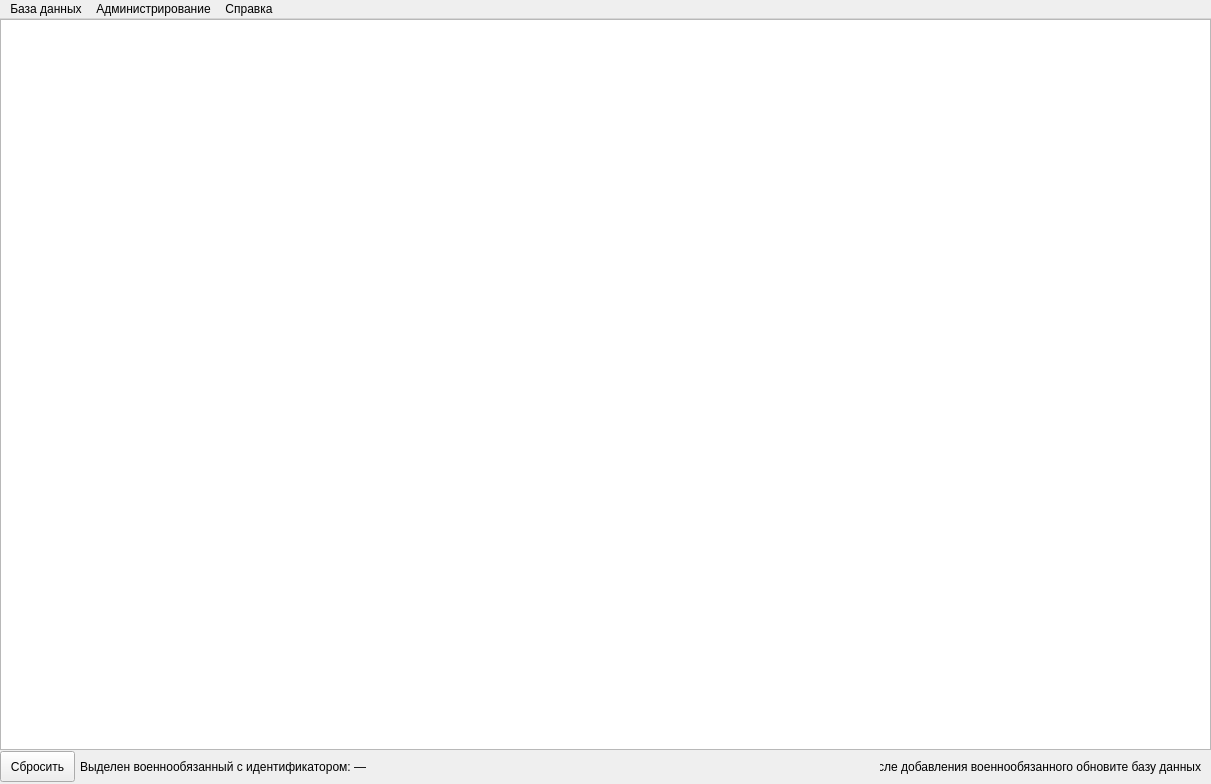
<?xml version="1.0" encoding="UTF-8"?>
<ui version="4.0">
 <class>MainTable</class>
 <widget class="QMainWindow" name="MainTable">
  <property name="geometry">
   <rect>
    <x>0</x>
    <y>0</y>
    <width>1211</width>
    <height>784</height>
   </rect>
  </property>
  <property name="minimumSize">
   <size>
    <width>1211</width>
    <height>784</height>
   </size>
  </property>
  <property name="maximumSize">
   <size>
    <width>1211</width>
    <height>784</height>
   </size>
  </property>
  <property name="windowTitle">
   <string>База данных для военкомата</string>
  </property>
  <widget class="QWidget" name="centralwidget">
   <widget class="QTableWidget" name="mainTableWidget">
    <property name="geometry">
     <rect>
      <x>0</x>
      <y>0</y>
      <width>1211</width>
      <height>731</height>
     </rect>
    </property>
    <property name="sizePolicy">
     <sizepolicy hsizetype="Ignored" vsizetype="Ignored">
      <horstretch>1</horstretch>
      <verstretch>1</verstretch>
     </sizepolicy>
    </property>
    <property name="minimumSize">
     <size>
      <width>1211</width>
      <height>731</height>
     </size>
    </property>
    <property name="maximumSize">
     <size>
      <width>1211</width>
      <height>731</height>
     </size>
    </property>
   </widget>
   <widget class="QLabel" name="lfmc_id">
    <property name="geometry">
     <rect>
      <x>80</x>
      <y>740</y>
      <width>291</width>
      <height>16</height>
     </rect>
    </property>
    <property name="text">
     <string>Выделен военнообязанный с идентификатором: —</string>
    </property>
   </widget>
   <widget class="QPushButton" name="reset_selection">
    <property name="geometry">
     <rect>
      <x>0</x>
      <y>732</y>
      <width>75</width>
      <height>31</height>
     </rect>
    </property>
    <property name="text">
     <string>Сбросить</string>
    </property>
   </widget>
   <widget class="QLabel" name="prompt">
    <property name="geometry">
     <rect>
      <x>880</x>
      <y>740</y>
      <width>321</width>
      <height>16</height>
     </rect>
    </property>
    <property name="text">
     <string>После добавления военнообязанного обновите базу данных</string>
    </property>
    <property name="alignment">
     <set>Qt::AlignRight|Qt::AlignTrailing|Qt::AlignVCenter</set>
    </property>
   </widget>
  </widget>
  <widget class="QMenuBar" name="menuBar">
   <property name="geometry">
    <rect>
     <x>0</x>
     <y>0</y>
     <width>1211</width>
     <height>21</height>
    </rect>
   </property>
   <widget class="QMenu" name="menu">
    <property name="title">
     <string>База данных</string>
    </property>
    <addaction name="load_base"/>
    <addaction name="update_base"/>
   </widget>
   <widget class="QMenu" name="menu_2">
    <property name="title">
     <string>Справка</string>
    </property>
    <addaction name="help"/>
    <addaction name="about_program"/>
   </widget>
   <widget class="QMenu" name="menu_3">
    <property name="title">
     <string>Администрирование</string>
    </property>
    <addaction name="add_change_flmc"/>
    <addaction name="view_report"/>
   </widget>
   <addaction name="menu"/>
   <addaction name="menu_3"/>
   <addaction name="menu_2"/>
  </widget>
  <action name="load_base">
   <property name="text">
    <string>Загрузить</string>
   </property>
  </action>
  <action name="update_base">
   <property name="text">
    <string>Обновить</string>
   </property>
  </action>
  <action name="help">
   <property name="text">
    <string>Помощь</string>
   </property>
  </action>
  <action name="about_program">
   <property name="text">
    <string>О программе</string>
   </property>
  </action>
  <action name="add_change_flmc">
   <property name="text">
    <string>Добавить/изменить данные военнообязанного</string>
   </property>
  </action>
  <action name="delete_mil">
   <property name="text">
    <string>Удалить военнообязанного</string>
   </property>
  </action>
  <action name="change_mil">
   <property name="text">
    <string>Изменить данные военнообязанного</string>
   </property>
  </action>
  <action name="view_report">
   <property name="text">
    <string>Просмотреть личное дело</string>
   </property>
  </action>
 </widget>
 <resources/>
 <connections/>
</ui>
